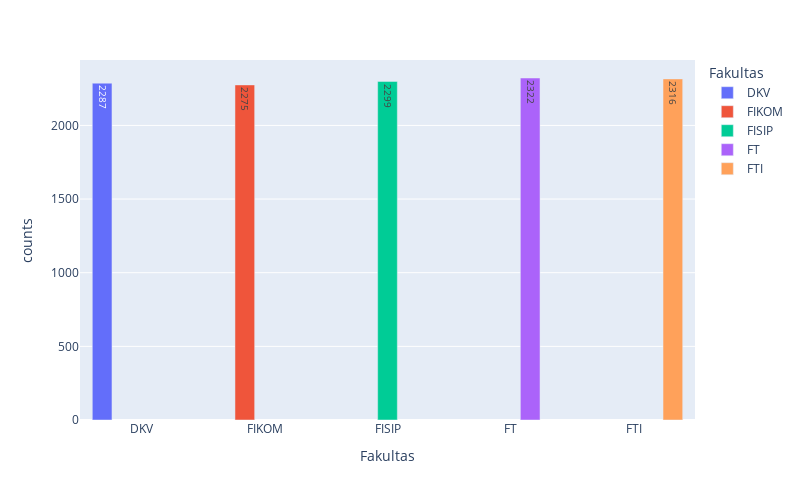

Notebook source saved alongside this figure:
### Code cell
util_visualization.drawCountPlot(df_train_copy, "Fakultas", "Fakultas", percentage=False)

### Figure 1 — Plotly figure (JSON) as saved in the notebook; plotly's stock layout.template omitted (floating-point values rounded to 4 significant figures)
{"data": [{"alignmentgroup": "True", "hovertemplate": "Fakultas=%{x}<br>counts=%{y}<extra></extra>", "legendgroup": "DKV", "marker": {"color": "#636efa", "pattern": {"shape": ""}}, "name": "DKV", "offsetgroup": "DKV", "orientation": "v", "showlegend": true, "textposition": "auto", "texttemplate": "%{y}", "type": "bar", "x": ["DKV"], "xaxis": "x", "y": [2287], "yaxis": "y"}, {"alignmentgroup": "True", "hovertemplate": "Fakultas=%{x}<br>counts=%{y}<extra></extra>", "legendgroup": "FIKOM", "marker": {"color": "#EF553B", "pattern": {"shape": ""}}, "name": "FIKOM", "offsetgroup": "FIKOM", "orientation": "v", "showlegend": true, "textposition": "auto", "texttemplate": "%{y}", "type": "bar", "x": ["FIKOM"], "xaxis": "x", "y": [2275], "yaxis": "y"}, {"alignmentgroup": "True", "hovertemplate": "Fakultas=%{x}<br>counts=%{y}<extra></extra>", "legendgroup": "FISIP", "marker": {"color": "#00cc96", "pattern": {"shape": ""}}, "name": "FISIP", "offsetgroup": "FISIP", "orientation": "v", "showlegend": true, "textposition": "auto", "texttemplate": "%{y}", "type": "bar", "x": ["FISIP"], "xaxis": "x", "y": [2299], "yaxis": "y"}, {"alignmentgroup": "True", "hovertemplate": "Fakultas=%{x}<br>counts=%{y}<extra></extra>", "legendgroup": "FT", "marker": {"color": "#ab63fa", "pattern": {"shape": ""}}, "name": "FT", "offsetgroup": "FT", "orientation": "v", "showlegend": true, "textposition": "auto", "texttemplate": "%{y}", "type": "bar", "x": ["FT"], "xaxis": "x", "y": [2322], "yaxis": "y"}, {"alignmentgroup": "True", "hovertemplate": "Fakultas=%{x}<br>counts=%{y}<extra></extra>", "legendgroup": "FTI", "marker": {"color": "#FFA15A", "pattern": {"shape": ""}}, "name": "FTI", "offsetgroup": "FTI", "orientation": "v", "showlegend": true, "textposition": "auto", "texttemplate": "%{y}", "type": "bar", "x": ["FTI"], "xaxis": "x", "y": [2316], "yaxis": "y"}], "layout": {"barmode": "group", "height": 500, "legend": {"title": {"text": "Fakultas"}, "tracegroupgap": 0}, "margin": {"t": 60}, "width": 800, "xaxis": {"anchor": "y", "categoryarray": ["DKV", "FIKOM", "FISIP", "FT", "FTI"], "categoryorder": "array", "domain": [0, 1], "title": {"text": "Fakultas"}}, "yaxis": {"anchor": "x", "domain": [0, 1], "title": {"text": "counts"}}}}
